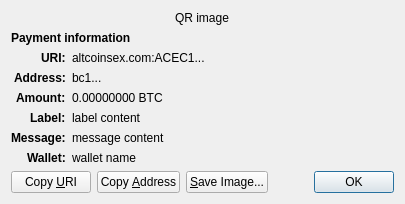
<?xml version="1.0" encoding="UTF-8"?>
<ui version="4.0">
 <class>ReceiveRequestDialog</class>
 <widget class="QDialog" name="ReceiveRequestDialog">
  <property name="geometry">
   <rect>
    <x>0</x>
    <y>0</y>
    <width>413</width>
    <height>229</height>
   </rect>
  </property>
  <property name="windowTitle">
   <string>Request payment to ...</string>
  </property>
  <layout class="QGridLayout" name="gridLayout" columnstretch="0,1">
   <property name="sizeConstraint">
    <enum>QLayout::SetFixedSize</enum>
   </property>
   <item row="0" column="0" colspan="2" alignment="Qt::AlignHCenter">
    <widget class="QRImageWidget" name="qr_code">
     <property name="text">
      <string notr="true">QR image</string>
     </property>
     <property name="textInteractionFlags">
      <set>Qt::NoTextInteraction</set>
     </property>
    </widget>
   </item>
   <item row="1" column="0" colspan="2">
    <widget class="QLabel" name="payment_header">
     <property name="font">
      <font>
       <weight>75</weight>
       <bold>true</bold>
      </font>
     </property>
     <property name="text">
      <string>Payment information</string>
     </property>
     <property name="textInteractionFlags">
      <set>Qt::NoTextInteraction</set>
     </property>
    </widget>
   </item>
   <item row="2" column="0" alignment="Qt::AlignRight|Qt::AlignTop">
    <widget class="QLabel" name="uri_tag">
     <property name="font">
      <font>
       <weight>75</weight>
       <bold>true</bold>
      </font>
     </property>
     <property name="text">
      <string notr="true">URI:</string>
     </property>
     <property name="textFormat">
      <enum>Qt::PlainText</enum>
     </property>
     <property name="textInteractionFlags">
      <set>Qt::NoTextInteraction</set>
     </property>
    </widget>
   </item>
   <item row="2" column="1" alignment="Qt::AlignTop">
    <widget class="QLabel" name="uri_content">
     <property name="text">
      <string notr="true">altcoinsex.com:ACEC1...</string>
     </property>
     <property name="textFormat">
      <enum>Qt::RichText</enum>
     </property>
     <property name="wordWrap">
      <bool>true</bool>
     </property>
     <property name="textInteractionFlags">
      <set>Qt::TextSelectableByMouse</set>
     </property>
    </widget>
   </item>
   <item row="3" column="0" alignment="Qt::AlignRight|Qt::AlignTop">
    <widget class="QLabel" name="address_tag">
     <property name="font">
      <font>
       <weight>75</weight>
       <bold>true</bold>
      </font>
     </property>
     <property name="text">
      <string>Address:</string>
     </property>
     <property name="textInteractionFlags">
      <set>Qt::NoTextInteraction</set>
     </property>
    </widget>
   </item>
   <item row="3" column="1" alignment="Qt::AlignTop">
    <widget class="QLabel" name="address_content">
     <property name="text">
      <string notr="true">bc1...</string>
     </property>
     <property name="textFormat">
      <enum>Qt::PlainText</enum>
     </property>
     <property name="textInteractionFlags">
      <set>Qt::TextSelectableByMouse</set>
     </property>
    </widget>
   </item>
   <item row="4" column="0" alignment="Qt::AlignRight|Qt::AlignTop">
    <widget class="QLabel" name="amount_tag">
     <property name="font">
      <font>
       <weight>75</weight>
       <bold>true</bold>
      </font>
     </property>
     <property name="text">
      <string>Amount:</string>
     </property>
     <property name="textInteractionFlags">
      <set>Qt::NoTextInteraction</set>
     </property>
    </widget>
   </item>
   <item row="4" column="1" alignment="Qt::AlignTop">
    <widget class="QLabel" name="amount_content">
     <property name="text">
      <string notr="true">0.00000000 BTC</string>
     </property>
     <property name="textFormat">
      <enum>Qt::PlainText</enum>
     </property>
     <property name="textInteractionFlags">
      <set>Qt::TextSelectableByMouse</set>
     </property>
    </widget>
   </item>
   <item row="5" column="0" alignment="Qt::AlignRight|Qt::AlignTop">
    <widget class="QLabel" name="label_tag">
     <property name="font">
      <font>
       <weight>75</weight>
       <bold>true</bold>
      </font>
     </property>
     <property name="text">
      <string>Label:</string>
     </property>
     <property name="textInteractionFlags">
      <set>Qt::NoTextInteraction</set>
     </property>
    </widget>
   </item>
   <item row="5" column="1" alignment="Qt::AlignTop">
    <widget class="QLabel" name="label_content">
     <property name="text">
      <string notr="true">label content</string>
     </property>
     <property name="textFormat">
      <enum>Qt::PlainText</enum>
     </property>
     <property name="wordWrap">
      <bool>true</bool>
     </property>
     <property name="textInteractionFlags">
      <set>Qt::TextSelectableByMouse</set>
     </property>
    </widget>
   </item>
   <item row="6" column="0" alignment="Qt::AlignRight|Qt::AlignTop">
    <widget class="QLabel" name="message_tag">
     <property name="font">
      <font>
       <weight>75</weight>
       <bold>true</bold>
      </font>
     </property>
     <property name="text">
      <string>Message:</string>
     </property>
     <property name="textInteractionFlags">
      <set>Qt::NoTextInteraction</set>
     </property>
    </widget>
   </item>
   <item row="6" column="1" alignment="Qt::AlignTop">
    <widget class="QLabel" name="message_content">
     <property name="text">
      <string notr="true">message content</string>
     </property>
     <property name="textFormat">
      <enum>Qt::PlainText</enum>
     </property>
     <property name="wordWrap">
      <bool>true</bool>
     </property>
     <property name="textInteractionFlags">
      <set>Qt::TextSelectableByMouse</set>
     </property>
    </widget>
   </item>
   <item row="7" column="0" alignment="Qt::AlignRight|Qt::AlignTop">
    <widget class="QLabel" name="wallet_tag">
     <property name="font">
      <font>
       <weight>75</weight>
       <bold>true</bold>
      </font>
     </property>
     <property name="text">
      <string>Wallet:</string>
     </property>
     <property name="textInteractionFlags">
      <set>Qt::NoTextInteraction</set>
     </property>
    </widget>
   </item>
   <item row="7" column="1" alignment="Qt::AlignTop">
    <widget class="QLabel" name="wallet_content">
     <property name="text">
      <string notr="true">wallet name</string>
     </property>
     <property name="textFormat">
      <enum>Qt::PlainText</enum>
     </property>
     <property name="wordWrap">
      <bool>true</bool>
     </property>
     <property name="textInteractionFlags">
      <set>Qt::TextSelectableByMouse</set>
     </property>
    </widget>
   </item>
   <item row="8" column="0" colspan="2">
    <layout class="QHBoxLayout" name="horizontalLayout">
     <item>
      <widget class="QPushButton" name="btnCopyURI">
       <property name="text">
        <string>Copy &amp;URI</string>
       </property>
       <property name="autoDefault">
        <bool>false</bool>
       </property>
      </widget>
     </item>
     <item>
      <widget class="QPushButton" name="btnCopyAddress">
       <property name="text">
        <string>Copy &amp;Address</string>
       </property>
       <property name="autoDefault">
        <bool>false</bool>
       </property>
      </widget>
     </item>
     <item>
      <widget class="QPushButton" name="btnSaveAs">
       <property name="text">
        <string>&amp;Save Image...</string>
       </property>
       <property name="autoDefault">
        <bool>false</bool>
       </property>
      </widget>
     </item>
     <item>
      <spacer name="horizontalSpacer_2">
       <property name="orientation">
        <enum>Qt::Horizontal</enum>
       </property>
       <property name="sizeHint" stdset="0">
        <size>
         <width>40</width>
         <height>20</height>
        </size>
       </property>
      </spacer>
     </item>
     <item>
      <widget class="QDialogButtonBox" name="buttonBox">
       <property name="focusPolicy">
        <enum>Qt::StrongFocus</enum>
       </property>
       <property name="standardButtons">
        <set>QDialogButtonBox::Ok</set>
       </property>
      </widget>
     </item>
    </layout>
   </item>
  </layout>
 </widget>
 <customwidgets>
  <customwidget>
   <class>QRImageWidget</class>
   <extends>QLabel</extends>
   <header>qt/qrimagewidget.h</header>
  </customwidget>
 </customwidgets>
 <tabstops>
  <tabstop>buttonBox</tabstop>
  <tabstop>btnCopyURI</tabstop>
  <tabstop>btnCopyAddress</tabstop>
  <tabstop>btnSaveAs</tabstop>
 </tabstops>
 <resources/>
 <connections>
  <connection>
   <sender>buttonBox</sender>
   <signal>accepted()</signal>
   <receiver>ReceiveRequestDialog</receiver>
   <slot>accept()</slot>
   <hints>
    <hint type="sourcelabel">
     <x>135</x>
     <y>230</y>
    </hint>
    <hint type="destinationlabel">
     <x>135</x>
     <y>126</y>
    </hint>
   </hints>
  </connection>
 </connections>
</ui>
